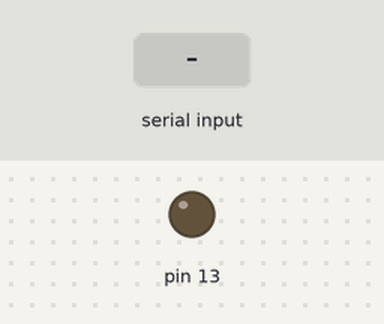
The sketch below on a simulated Arduino Uno, built with avr-gcc and run on an emulated ATmega328P. Parts: output pins drawn as LEDs (lit = HIGH). The inputs (shaded band) are chosen by the test bench.

Above: at 1.2 s.
1.3 s: "30,150\n" received over Serial
2.8 s: "1\n" received over Serial
At 3.9 s:
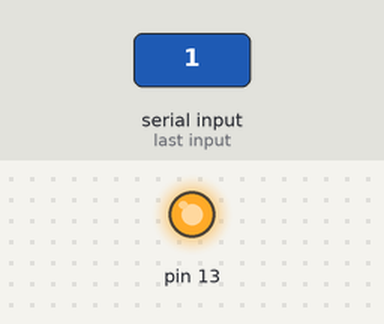
4.3 s: "90,45\n" received over Serial
At 5.1 s:
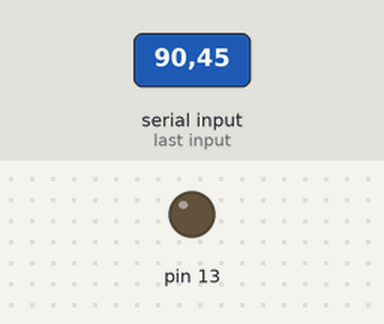
Timing chart, 0 to 7.3 s (numbered marks = the images above; inputs shaded):
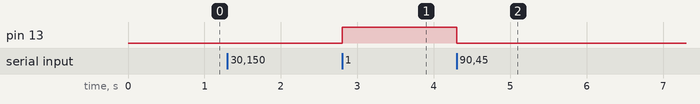

The sketch:

lab1_1.ino
```cpp
int flag = 0;
void setup() {
  // put your setup code here, to run once:
  pinMode(13 , OUTPUT);
  Serial.begin(9600);
}

void loop() {
  // // put your main code here, to run repeatedly:
  if(Serial.available()){
    flag = Serial.read()-'0';
  }

  if(flag==1){
    digitalWrite(13 , HIGH);
  }
  else if(flag==0){
    digitalWrite(13 , LOW);
  }
}
```

Measured:
- after the input at 2.8 s, pin 13: LOW → HIGH at once
- after the input at 4.3 s, pin 13: HIGH → LOW at once
